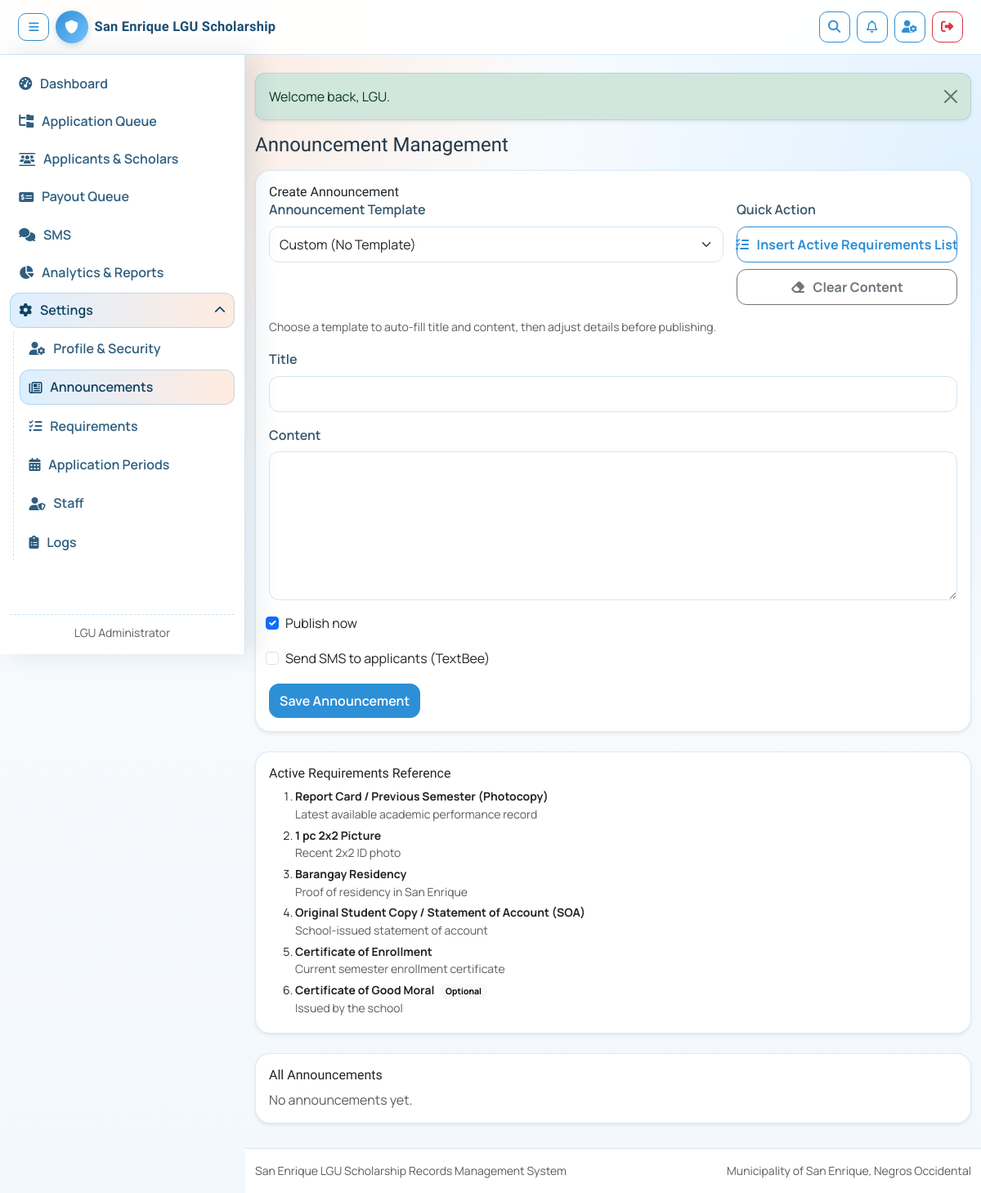
The page /admin-only/announcements.php (signed in) on the database its author committed.
### tables this page shows
CREATE TABLE IF NOT EXISTS requirement_templates (
    id INT UNSIGNED AUTO_INCREMENT PRIMARY KEY,
    requirement_name VARCHAR(180) NOT NULL,
    description VARCHAR(255) NULL,
    applicant_type ENUM('new','renew') NULL,
    school_type ENUM('public','private') NULL,
    is_required TINYINT(1) NOT NULL DEFAULT 1,
    is_active TINYINT(1) NOT NULL DEFAULT 1,
    sort_order INT NOT NULL DEFAULT 100,
    created_at TIMESTAMP DEFAULT CURRENT_TIMESTAMP
);

### includes/functions.php (called while the page is built, shortened)
<?php
function e(string $value): string
{
    return htmlspecialchars($value, ENT_QUOTES, 'UTF-8');
}

### includes/sms.php (called while the page is built, shortened)
<?php
function sms_config(): array
{
    static $config = null;
    if ($config !== null) {
        return $config;
    }
    $configPath = __DIR__ . '/../config/sms.php';
    if (file_exists($configPath)) {
        $loaded = require $configPath;
        if (is_array($loaded)) {
            $providers = is_array($loaded['providers'] ?? null) ? $loaded['providers'] : [];
            if ($providers !== []) {
                $defaultProvider = trim((string) ($loaded['default_provider'] ?? ''));
                $config = [
                    'default_provider' => $defaultProvider,
                    'providers' => $providers,
                ];
                return $config;
            }
        }
    }
    $legacyPath = __DIR__ . '/../config/textbee.php';
    $legacy = file_exists($legacyPath) ? require $legacyPath : [];
    $config = [
        'default_provider' => 'textbee',
        'providers' => [
            'textbee' => [
                'label' => 'TextBee',
                'driver' => 'textbee',
                'enabled' => (bool) ($legacy['enabled'] ?? false),
                'base_url' => (string) ($legacy['base_url'] ?? 'https://api.textbee.dev'),
                'api_key' => (string) ($legacy['api_key'] ?? ''),
                'device_id' => (string) ($legacy['device_id'] ?? ''),
                'sender_name' => (string) ($legacy['sender_name'] ?? 'San Enrique LGU Scholarship'),
                'request_timeout' => (int) ($legacy['request_timeout'] ?? 20),
            ],
        ],
    ];
    return $config;
}
function sms_provider_key(?string $providerKey = null): string
{
    $config = sms_config();
    $providers = is_array($config['providers'] ?? null) ? $config['providers'] : [];
    $requested = trim((string) ($providerKey ?? ''));
    $default = trim((string) ($config['default_provider'] ?? ''));
    if ($default !== '' && isset($providers[$default])) {
        return $default;
    }
    return (string) array_key_first($providers);
}
function sms_provider_config(?string $providerKey = null): array
{
    $config = sms_config();
    $providers = is_array($config['providers'] ?? null) ? $config['providers'] : [];
    $key = sms_provider_key($providerKey);
    $provider = is_array($providers[$key] ?? null) ? $providers[$key] : [];
    $provider['key'] = $key;
    $provider['label'] = trim((string) ($provider['label'] ?? $key));
    $provider['driver'] = strtolower(trim((string) ($provider['driver'] ?? 'textbee')));
    $provider['enabled'] = (bool) ($provider['enabled'] ?? false);
    return $provider;
}
function sms_provider_label(?string $providerKey = null): string
{
    $provider = sms_provider_config($providerKey);
    return trim((string) ($provider['label'] ?? $provider['key'] ?? 'SMS'));
}

### config/sms.php (called while the page is built, shortened)
<?php
if (!function_exists('env_first_value')) {
    function env_first_value(array $keys, mixed $default = null): mixed
    {
        foreach ($keys as $key) {
            $value = getenv((string) $key);
            if ($value !== false && $value !== '') {
                return $value;
            }
        }
        return $default;
    }
}
if (!function_exists('env_bool_value')) {
    function env_bool_value(array $keys, bool $default = false): bool
    {
        $raw = env_first_value($keys, null);
        $value = strtolower(trim((string) $raw));
        if (in_array($value, ['0', 'false', 'no', 'off'], true)) {
            return false;
        }
        return $default;
    }
}
$defaultProvider = trim((string) env_first_value(['SMS_DEFAULT_PROVIDER'], 'textbee'));
$requestTimeout = (int) env_first_value(['SMS_REQUEST_TIMEOUT', 'TEXTBEE_REQUEST_TIMEOUT'], 20);
return [
    'default_provider' => $defaultProvider,
    'providers' => [
        'textbee' => [
            'label' => 'TextBee',
            'driver' => 'textbee',
            'enabled' => env_bool_value(['SMS_TEXTBEE_ENABLED', 'TEXTBEE_ENABLED'], false),
            'base_url' => (string) env_first_value(['SMS_TEXTBEE_BASE_URL', 'TEXTBEE_BASE_URL'], 'https://api.textbee.dev'),
            'api_key' => (string) env_first_value(['SMS_TEXTBEE_API_KEY', 'TEXTBEE_API_KEY'], ''),
            'device_id' => (string) env_first_value(['SMS_TEXTBEE_DEVICE_ID', 'TEXTBEE_DEVICE_ID'], ''),
            'sender_name' => (string) env_first_value(['SMS_SENDER_NAME', 'TEXTBEE_SENDER_NAME'], 'San Enrique LGU Scholarship'),
            'request_timeout' => $requestTimeout,
        ],
        'log_only' => [
            'label' => 'Log Only (No Gateway)',
            'driver' => 'log_only',
            'enabled' => env_bool_value(['SMS_LOG_ONLY_ENABLED'], false),
        ],
    ],
];

### config/database.php (called while the page is built, shortened)
<?php
if (!function_exists('env_value')) {
    function env_value(string $key, mixed $default = null): mixed
    {
        $value = getenv($key);
        if ($value === false || $value === '') {
            return $default;
        }
        return $value;
    }
}
$dbHost = (string) env_value('DB_HOST', '127.0.0.1');
$dbUser = (string) env_value('DB_USER', 'root');
$dbPass = (string) env_value('DB_PASS', '');
$dbName = (string) env_value('DB_NAME', 'lgu_scholarship');
$dbPort = (int) env_value('DB_PORT', 3306);
$dbSocket = env_value('DB_SOCKET', null);
$conn = @new mysqli($dbHost, $dbUser, $dbPass, $dbName, $dbPort, $dbSocket ? (string) $dbSocket : null);
$dbConnected = !$conn->connect_errno;
function db_ready(): bool
{
    global $dbConnected;
    return (bool) $dbConnected;
}

### admin-only/announcements.php (the view, shortened to what this page needs)
<?php
$conn = $GLOBALS['conn'] ?? null;
$announcements = [];
$requirementTemplates = [];
$editAnnouncement = null;
if (db_ready()) {
    $requirementsSql = "SELECT requirement_name, description, is_required
                        FROM requirement_templates
                        WHERE is_active = 1
                        ORDER BY sort_order ASC, id ASC";
    $requirementsResult = $conn->query($requirementsSql);
    if ($requirementsResult instanceof mysqli_result) {
        $requirementTemplates = $requirementsResult->fetch_all(MYSQLI_ASSOC);
    }
    $sql = "SELECT a.id, a.title, a.content, a.is_active, a.created_at, u.first_name, u.last_name
            FROM announcements a
            LEFT JOIN users u ON u.id = a.created_by
            ORDER BY a.created_at DESC";
    $result = $conn->query($sql);
    if ($result instanceof mysqli_result) {
        $announcements = $result->fetch_all(MYSQLI_ASSOC);
    }
}
$isEditMode = is_array($editAnnouncement);
$formModeTitle = $isEditMode ? 'Edit Announcement' : 'Create Announcement';
$submitButtonText = $isEditMode ? 'Save Changes' : 'Save Announcement';
$defaultTitle = $isEditMode ? trim((string) ($editAnnouncement['title'] ?? '')) : '';
$defaultContent = $isEditMode ? trim((string) ($editAnnouncement['content'] ?? '')) : '';
$defaultIsActive = $isEditMode ? ((int) ($editAnnouncement['is_active'] ?? 0) === 1) : true;
$smsProviderLabel = sms_provider_label();
include __DIR__ . '/../includes/header.php';
?>
<div class="d-flex justify-content-between align-items-center mb-3 flex-wrap gap-2">
    <h1 class="h4 m-0">Announcement Management</h1>
</div>
<div class="card card-soft shadow-sm mb-4 announcement-create-card">
    <div class="card-body">
        <div class="d-flex justify-content-between align-items-start gap-2 flex-wrap">
            <h2 class="h6 mb-0" id="announcement-form"><?= e($formModeTitle) ?></h2>
        </div>
        <form method="post" class="row g-3">
            <div class="col-12 col-lg-8">
                <label class="form-label">Announcement Template</label>
                <select id="announcementTemplate" class="form-select">
                    <option value="">Custom (No Template)</option>
                </select>
            </div>
            <div class="col-12 col-lg-4 announcement-template-actions">
                <label class="form-label d-none d-lg-block">Quick Action</label>
                <button type="button" class="btn btn-outline-primary w-100 announcement-template-btn" id="insertRequirementsBtn">
                    <i class="fa-solid fa-list-check me-1"></i>Insert Active Requirements List
                </button>
                <button type="button" class="btn btn-outline-secondary w-100 mt-2 announcement-template-btn" id="clearAnnouncementContentBtn">
                    <i class="fa-solid fa-eraser me-1"></i>Clear Content
                </button>
            </div>
            <div class="col-12">
                <div class="form-text mt-0">Choose a template to auto-fill title and content, then adjust details before publishing.</div>
            </div>
            <div class="col-12">
                <label class="form-label">Title</label>
                <input type="text" class="form-control" name="title" id="announcementTitle" value="<?= e($defaultTitle) ?>" required>
            </div>
            <div class="col-12">
                <label class="form-label">Content</label>
                <textarea class="form-control" name="content" id="announcementContent" rows="7" required><?= e($defaultContent) ?></textarea>
            </div>
            <div class="col-12 form-check ms-1">
                <input class="form-check-input" type="checkbox" name="is_active" id="is_active" <?= $defaultIsActive ? 'checked' : '' ?>>
                <label class="form-check-label" for="is_active">Publish now</label>
            </div>
            <div class="col-12 form-check ms-1">
                <input class="form-check-input" type="checkbox" name="send_sms" id="send_sms">
                <label class="form-check-label" for="send_sms">
                    <?= $isEditMode ? 'Send update SMS to applicants (' . e($smsProviderLabel) . ')' : 'Send SMS to applicants (' . e($smsProviderLabel) . ')' ?>
                </label>
            </div>
            <div class="col-12">
                <button type="submit" class="btn btn-primary"><?= e($submitButtonText) ?></button>
            </div>
        </form>
    </div>
</div>
<div class="card card-soft shadow-sm mb-4 announcement-requirements-card">
    <div class="card-body">
        <h2 class="h6 mb-2">Active Requirements Reference</h2>
        <?php if (!$requirementTemplates): ?>
            <p class="text-muted mb-0">No active requirements found.</p>
        <?php else: ?>
            <ol class="mb-0 small">
                <?php foreach ($requirementTemplates as $req): ?>
                    <li class="mb-1">
                        <strong><?= e((string) ($req['requirement_name'] ?? 'Requirement')) ?></strong>
                        <?php if ((int) ($req['is_required'] ?? 1) === 0): ?>
                            <span class="badge text-bg-light ms-1">Optional</span>
                        <?php endif; ?>
                        <?php if (trim((string) ($req['description'] ?? '')) !== ''): ?>
                            <div class="text-muted"><?= e((string) $req['description']) ?></div>
                        <?php endif; ?>
                    </li>
                <?php endforeach; ?>
            </ol>
        <?php endif; ?>
    </div>
</div>
<div class="card card-soft shadow-sm">
    <div class="card-body">
        <h2 class="h6">All Announcements</h2>
        <?php if (!$announcements): ?>
            <p class="text-muted mb-0">No announcements yet.</p>
        <?php endif; ?>
    </div>
</div>
<?php include __DIR__ . '/../includes/footer.php'; ?>

### rows shown on the page
requirement_templates: requirement_name "Report Card / Previous Semester (Photocopy)", description "Latest available academic performance record"
requirement_templates: requirement_name "1 pc 2x2 Picture", description "Recent 2x2 ID photo"
requirement_templates: requirement_name "Barangay Residency", description "Proof of residency in San Enrique"
requirement_templates: requirement_name "Original Student Copy / Statement of Account (SOA)", description "School-issued statement of account"
requirement_templates: requirement_name "Certificate of Enrollment", description "Current semester enrollment certificate"
requirement_templates: requirement_name "Certificate of Good Moral", is_required "Optional", description "Issued by the school"

### other values the page prints
$user['first_name'] . ' ' . $user['last_name'] "LGU Administrator"
$message "Welcome back, LGU."
$formModeTitle "Create Announcement"
$smsProviderLabel "TextBee"
$submitButtonText "Save Announcement"
